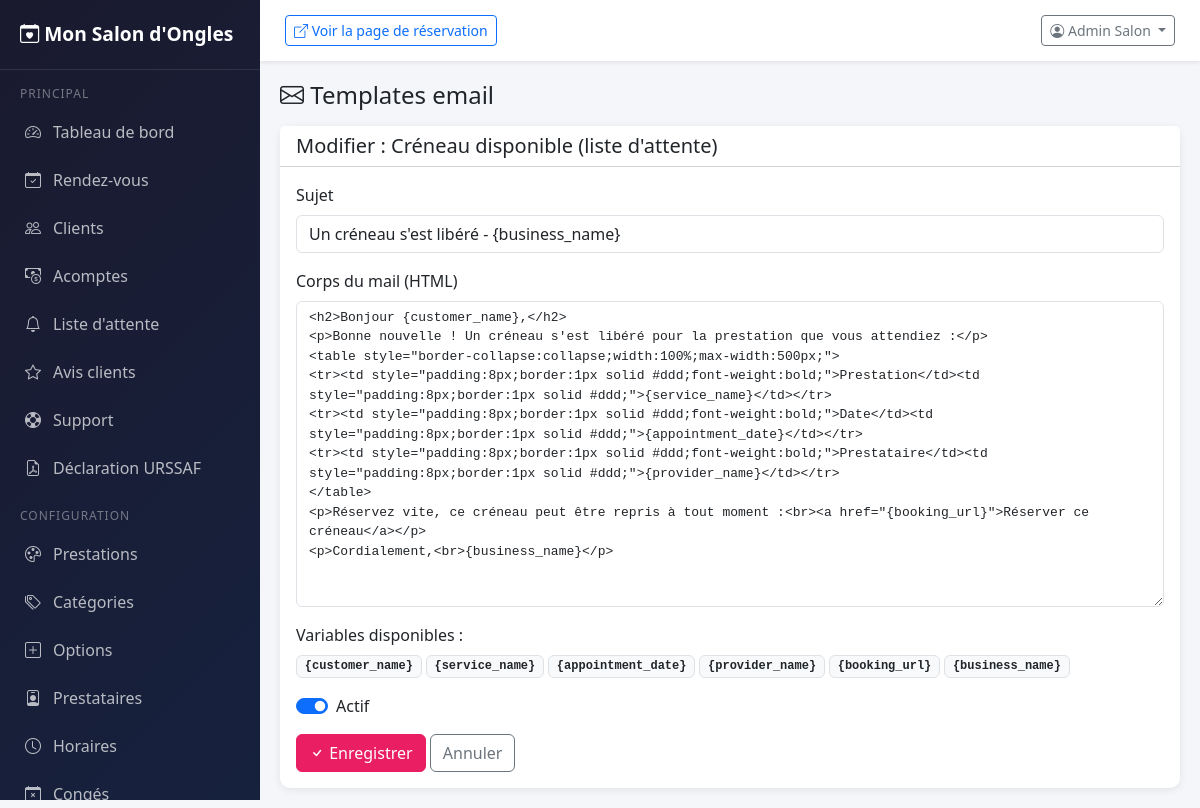
The page /admin/index.php?page=email-templates&edit=9 (signed in) on the database its author committed.
### tables this page shows
CREATE TABLE IF NOT EXISTS `ab_email_templates` (
  `id` INT UNSIGNED AUTO_INCREMENT PRIMARY KEY,
  `slug` VARCHAR(100) NOT NULL UNIQUE,
  `name` VARCHAR(200) NOT NULL,
  `subject` VARCHAR(255) NOT NULL,
  `body` TEXT NOT NULL,
  `variables` TEXT COMMENT 'Variables disponibles (JSON)',
  `is_active` TINYINT(1) DEFAULT 1,
  `updated_at` DATETIME DEFAULT CURRENT_TIMESTAMP ON UPDATE CURRENT_TIMESTAMP
);

### admin/index.php (called while the page is built, shortened)
<?php
require_once __DIR__ . '/../core/App.php';
$page = $_GET['page'] ?? 'dashboard';
$pageFile = __DIR__ . '/pages/' . $page . '.php';
if (file_exists($pageFile)) {
    if ($page === 'login') {
        require $pageFile;
    } else {
        require __DIR__ . '/layout.php';
    }
} else {
    http_response_code(404);
    echo 'Page non trouvée';
}

### core/Database.php (called while the page is built, shortened)
<?php
class Database {
    private static ?Database $instance = null;
    private PDO $pdo;
    private function __construct() {
        $dsn = 'mysql:host=' . AB_DB_HOST . ';dbname=' . AB_DB_NAME . ';charset=' . AB_DB_CHARSET;
        $this->pdo = new PDO($dsn, AB_DB_USER, AB_DB_PASS, [
            PDO::ATTR_ERRMODE => PDO::ERRMODE_EXCEPTION,
            PDO::ATTR_DEFAULT_FETCH_MODE => PDO::FETCH_ASSOC,
            PDO::ATTR_EMULATE_PREPARES => false,
        ]);
        $this->pdo->exec("SET time_zone = '+00:00'");
    }
    public static function getInstance(): self {
        if (self::$instance === null) {
            self::$instance = new self();
        }
        return self::$instance;
    }
    public function query(string $sql, array $params = []): PDOStatement {
        $stmt = $this->pdo->prepare($sql);
        $stmt->execute($params);
        return $stmt;
    }
    public function fetchOne(string $sql, array $params = []): ?array {
        $result = $this->query($sql, $params)->fetch();
        return $result ?: null;
    }
}

### core/App.php (called while the page is built, shortened)
<?php
require_once __DIR__ . '/Database.php';
function ab_url(string $path = ''): string {
    static $baseUrl = null;
    if ($baseUrl === null) {
        if (defined('AB_BASE_URL') && AB_BASE_URL !== '' && AB_BASE_URL !== 'http://localhost/ABAppointments') {
            $baseUrl = rtrim(AB_BASE_URL, '/');
        } elseif (isset($_SERVER['HTTP_HOST'])) {
            $scheme = (!empty($_SERVER['HTTPS']) && $_SERVER['HTTPS'] !== 'off') ? 'https' : 'http';
            $scriptDir = dirname($_SERVER['SCRIPT_NAME']);
            if (preg_match('#/(public|admin|api)$#', $scriptDir)) {
                $scriptDir = dirname($scriptDir);
            }
            $baseUrl = $scheme . '://' . $_SERVER['HTTP_HOST'] . rtrim($scriptDir, '/');
        } else {
            $baseUrl = rtrim(AB_BASE_URL, '/');
        }
    }
    return $baseUrl . '/' . ltrim($path, '/');
}
function ab_escape(string $str): string {
    return htmlspecialchars($str, ENT_QUOTES, 'UTF-8');
}

### admin/pages/email-templates.php (the view, shortened to what this page needs)
<?php
$db = Database::getInstance();
$editTemplate = isset($_GET['edit']) ? $db->fetchOne("SELECT * FROM ab_email_templates WHERE id = ?", [(int)$_GET['edit']]) : null;
?>
<h4 class="mb-3"><i class="bi bi-envelope"></i> Templates email</h4>
<?php if ($editTemplate): ?>
<div class="card">
    <div class="card-header bg-white"><h5 class="mb-0">Modifier : <?= ab_escape($editTemplate['name']) ?></h5></div>
    <div class="card-body">
        <form method="POST">
            <div class="mb-3">
                <label class="form-label">Sujet</label>
                <input type="text" name="subject" class="form-control" value="<?= ab_escape($editTemplate['subject']) ?>">
            </div>
            <div class="mb-3">
                <label class="form-label">Corps du mail (HTML)</label>
                <textarea name="body" class="form-control" rows="15" style="font-family:monospace;font-size:13px;"><?= ab_escape($editTemplate['body']) ?></textarea>
            </div>
            <div class="mb-3">
                <label class="form-label">Variables disponibles :</label>
                <div class="d-flex flex-wrap gap-1">
                    <?php foreach (json_decode($editTemplate['variables'] ?? '[]', true) as $v): ?>
                    <code class="badge bg-light text-dark border">{<?= $v ?>}</code>
                    <?php endforeach; ?>
                </div>
            </div>
            <div class="form-check form-switch mb-3">
                <input type="checkbox" name="is_active" class="form-check-input" <?= $editTemplate['is_active'] ? 'checked' : '' ?>>
                <label class="form-check-label">Actif</label>
            </div>
            <button type="submit" class="btn btn-primary"><i class="bi bi-check"></i> Enregistrer</button>
            <a href="<?= ab_url('admin/index.php?page=email-templates') ?>" class="btn btn-outline-secondary">Annuler</a>
        </form>
    </div>
</div>
<?php endif; ?>

### rows shown on the page
ab_email_templates: name "Créneau disponible (liste d'attente)", subject "Un créneau s'est libéré - {business_name}", body "<h2>Bonjour {customer_name},</h2> <p>Bonne nouvelle ! Un créneau s'est libéré pour la prestation que vous attendiez :</p> <table style=\"border-collapse:collapse;width:100%;max-width:500px;\"> <tr><td style=\"padding:8px;border:1px solid #ddd;font-weight:bold;\">Prestation</td><td style=\"padding:8px;border:1px solid #ddd;\">{service_name}</td></tr> <tr><td style=\"padding:8px;border:1px solid #ddd;font-weight:bold;\">Date</td><td style=\"padding:8px;border:1px solid #ddd;\">{appointment_date}</td></tr> <tr><td style=\"padding:8px;border:1px solid #ddd;font-weight:bold;\">Prestataire</td><td style=\"padding:8px;border:1px solid #ddd;\">{provider_name}</td></tr> </table> <p>Réservez vite, ce créneau peut…", variables "customer_name", variables "service_name", variables "appointment_date", variables "provider_name", variables "booking_url", variables "business_name", is_active "☑"

### other values the page prints
ab_escape(ab_setting('business_name', 'ABAppointments')) "Mon Salon d'Ongles"
ab_escape($userName) "Admin Salon"
